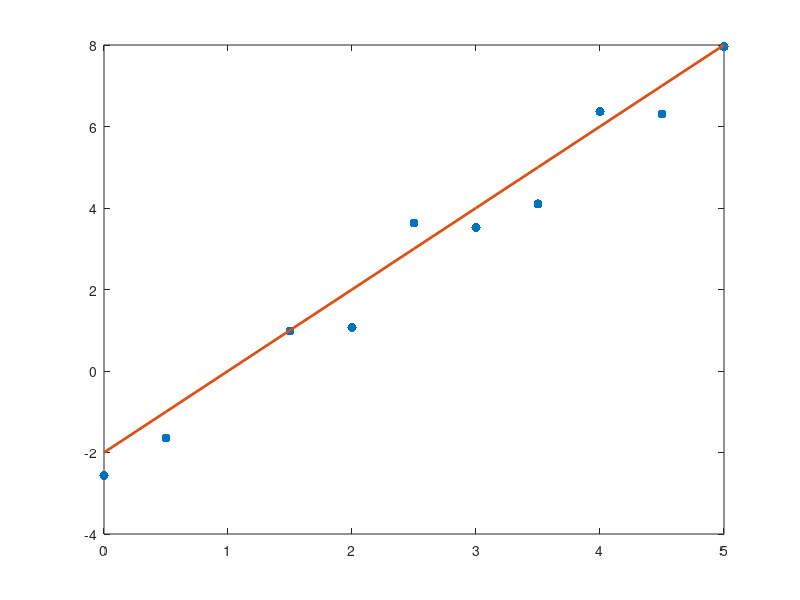

This chart was generated by the following MATLAB code:
% 3) Considerando os seguintes dados abaixo:
%       x                 y
% e o modelo y=2x-2

% a) Calcule o erro absoluto médio e máximo
% b) Calcule o erro relativo médio e máximo


%---------------------



close all
clear all
clc

% Dados
D=[ 0.00000  -2.56523;
   0.50000  -1.64232;
   %1.00000   0.38203;  retirado por causa do erro relativo (divisao por 0)
   1.50000   0.98125;
   2.00000   1.06984;
   2.50000   3.63175;
   3.00000   3.52313;
   3.50000   4.10069;
   4.00000   6.36026;
   4.50000   6.30806;
   5.00000   7.95548];
   

 %Modelo 
 y=2*D(:,1)-2;

%Plota os dados
plot(D(:,1), D(:,2),".","markersize",20);
hold on

%Plota o modelo
plot(D(:,1), y,"linewidth",2);

%Erro absoluto
EA=abs(D(:,2)-y);
EA_medio=mean(EA)
EA_max=max(EA)

%Erro relativo
ER=abs(EA./y);
ER_medio=mean(ER)
ER_max=max(ER)
